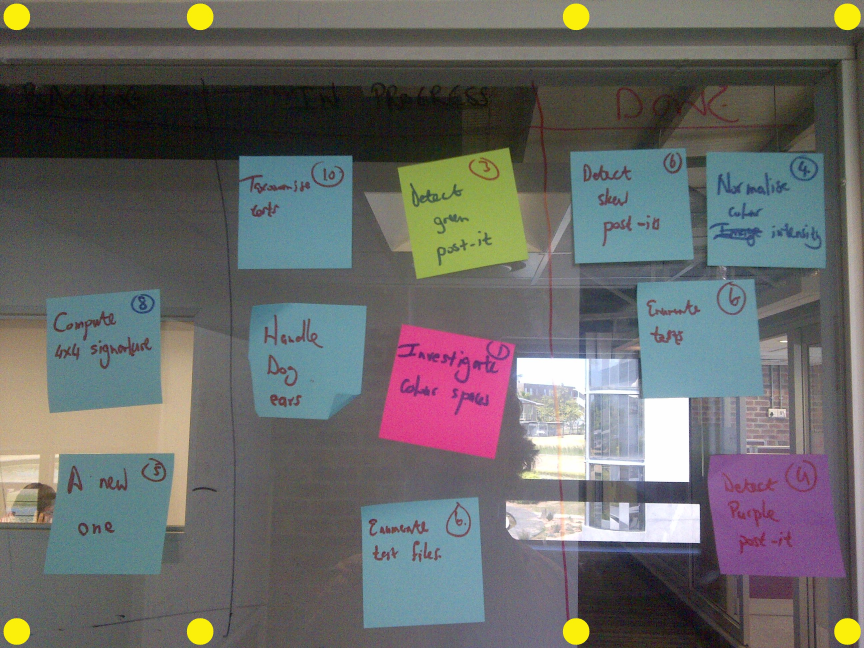
#> input picture manager/day2/IMG-20130122-00400A.jpg, 2592 x 1944 px (shown at 1/3 size)
$ python -i test.py   (imports and definitions only)   (Python 2 division)
#> lines starting #> are read from the running program, lines starting #| are printed output that depends on the picture; after the words box and inside, x2 and y2 are one past the last pixel; in counts of white or black regions, pixels touching at a corner belong together
#This code analysis the similarity between Post-Its
#taken under different lighting conditions.


import cv2
import numpy as np

const_step = 40 #im_size/5

#Returns the number of dark/black pixels in each 5X5 grid
#The two commented lines can replace the actual code,to enhance speed
#since for loops take time.
def blackCount(im):
	row, col = im.shape[:2]
	return row*col - cv2.countNonZero(im)

#Return normalized version of signatures(between 0 and 1)
def normalize_signature(sign):
	return (sign-sign.min()) / (sign.max() - sign.min())

#5X5 grid of 400X400 image. Returns the image signature(1D array with 28 elements(25+3))
#Image shape must be square and dimensions must be a multiple of 5
def grid_signature(im):
	im_sign = np.zeros(64)
	for i in range(8):
		for j in range(8):
			im_temp = im[i*const_step:i*const_step + const_step:1 , j*const_step:j*const_step + const_step:1]	# 5X5 grid extract
			im_sign[i*8 + j] = blackCount(im_temp)
	im_sign = normalize_signature(im_sign)
	#im_sign = im_sign*100
	return im_sign


#Gets the signatures and checks for similarity
#Returns True for similar and False otherwise.
def compare(sign1,sign2):
	diff = abs(sign1-sign2)
	#tolerance is the number of values greater than 0.4 in array diff.
	tolerance = diff[(diff > 0.3)].size
	print tolerance
	print diff
	if tolerance > 5 and diff.max()>0.64:
		print ' not similar '
		return False
	else:
		print ' similar '
		return True

#Reads and converts a color image to grayscale, then to black and white.
#Also resizes the image. We process 400X400 square images.
def image_preprocessing(imageFilename):
#> called with imageFilename = 'IMG-20130122-00400A.jpg'
	image = cv2.imread(imageFilename)
#> image is the input picture: shape (1944, 2592, 3); mean B, G, R 104.5, 105.2, 105.1
	gray = cv2.cvtColor(image,cv2.COLOR_BGR2GRAY)
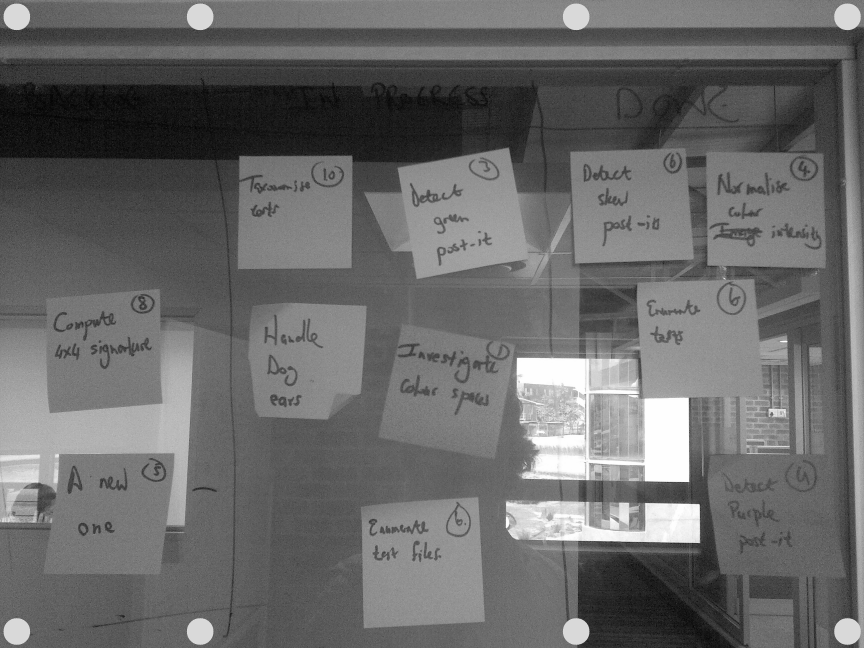
#> gray: shape (1944, 2592) (shown at 1/3 size); min 0, max 255, mean 105.1
	#Conversion to black and white.
	(thresh, im_bw) = cv2.threshold(gray, 128, 255, cv2.THRESH_BINARY | cv2.THRESH_OTSU)
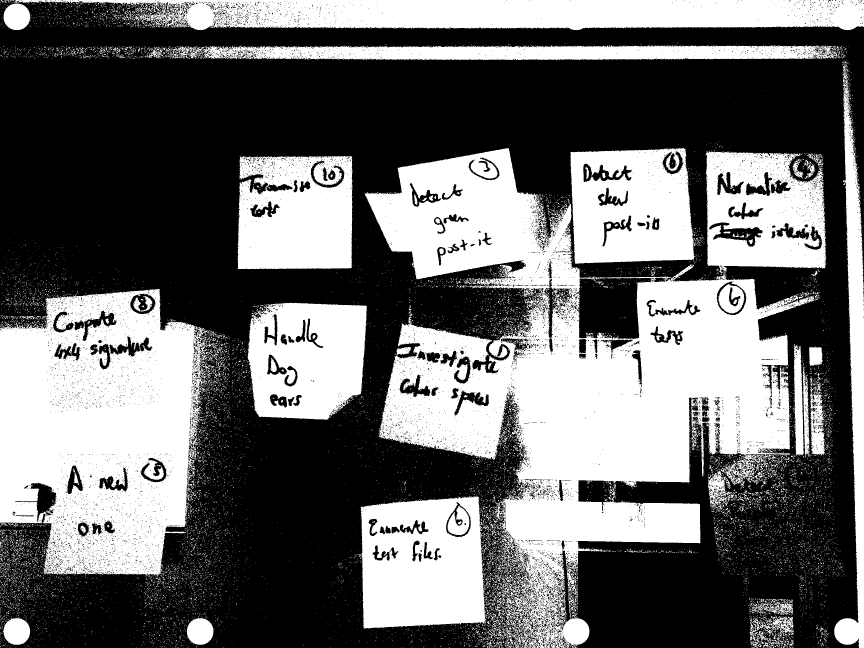
#> im_bw: shape (1944, 2592) (shown at 1/3 size); 42.3% white; 16897 white regions (16323 under 20 px), largest, box (x1, y1, x2, y2) and area: (1094, 444, 2443, 1944) 773834, (0, 867, 634, 1731) 395131, (43, 0, 2592, 91) 174124
#> thresh = 110
	im_bw = cv2.resize(im_bw,(320,320))
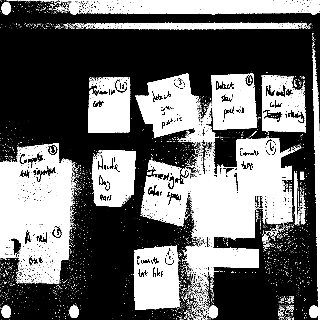
#> im_bw: shape (320, 320); min 0, max 255, mean 107.8
	return im_bw


def binarize(image):
	gray = cv2.cvtColor(image,cv2.COLOR_BGR2GRAY)
	#Conversion to black and white.
	(thresh, im_bw) = cv2.threshold(gray, 128, 255, cv2.THRESH_BINARY | cv2.THRESH_OTSU)
	im_bw = cv2.resize(im_bw,(320,320))
	return im_bw

#im1 and im2 are examples of some post-its. Try with some other examples as well.
#im1 = image_preprocessing('8a.jpg')
#im2 = image_preprocessing('8.jpg')
#compare(grid_signature(im1), grid_signature(im2))

>>> result = image_preprocessing('IMG-20130122-00400A.jpg')

$ run again, on manager/day2/IMG-20130122-00402.jpg
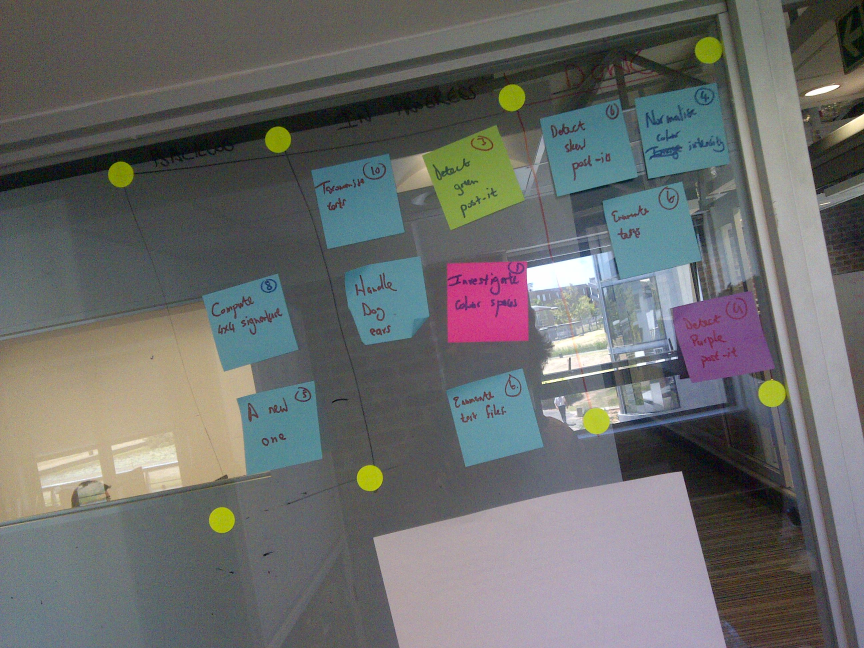
#> input picture manager/day2/IMG-20130122-00402.jpg, 2592 x 1944 px (shown at 1/3 size)
#> in image_preprocessing, image is the input picture: shape (1944, 2592, 3); mean B, G, R 107.5, 108.8, 107.3
#> in image_preprocessing, `(thresh, im_bw) = cv2.threshold(gray, 128, 255, cv2.THRESH_BINARY | cv..`:
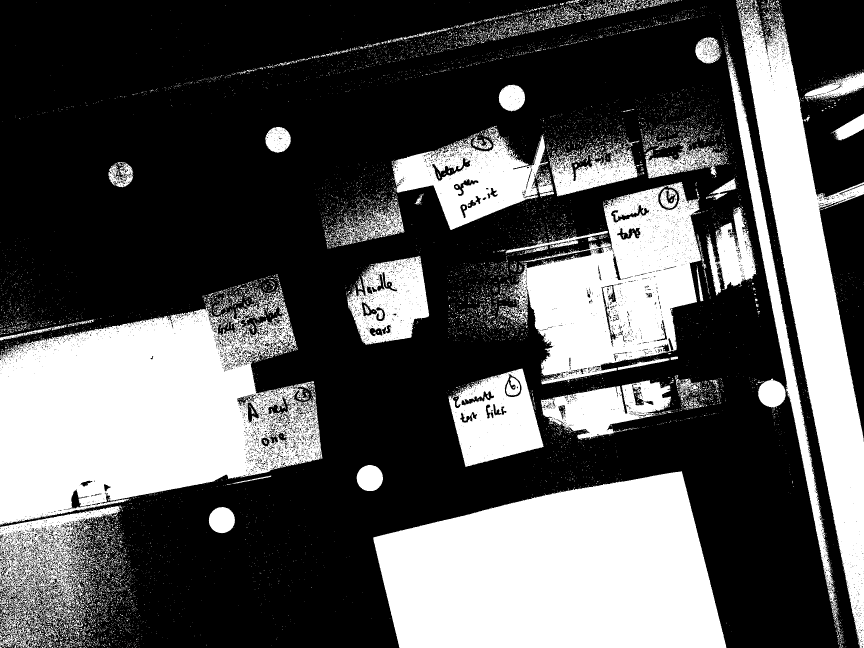
#> im_bw: shape (1944, 2592) (shown at 1/3 size); 34.6% white; 11713 white regions (11017 under 20 px), largest, box (x1, y1, x2, y2) and area: (1120, 1414, 2179, 1944) 429614, (0, 865, 967, 1576) 426424, (2213, 20, 2592, 1944) 220236
#> thresh = 119
#> in image_preprocessing, `im_bw = cv2.resize(im_bw,(320,320))`:
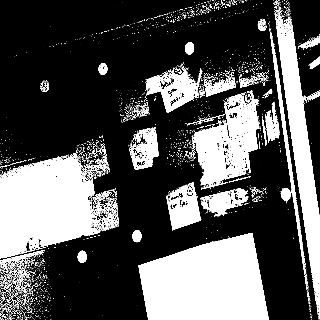
#> im_bw: shape (320, 320); min 0, max 255, mean 88.2
